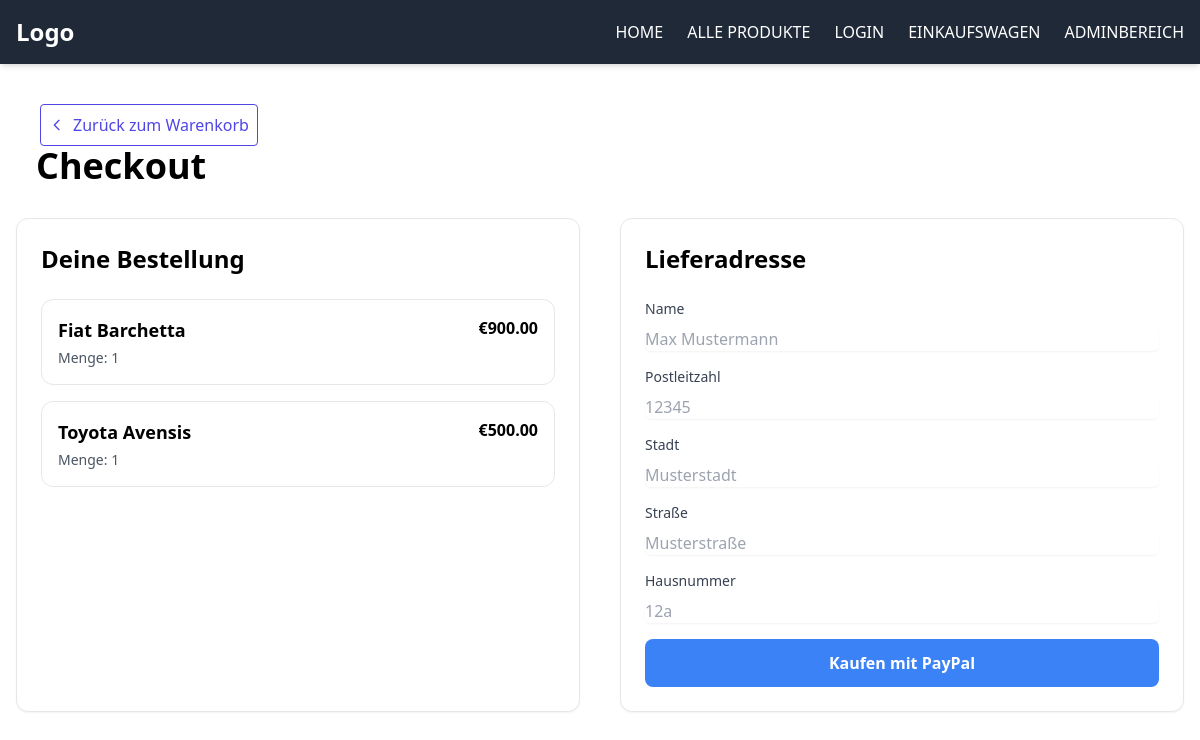
Page /checkout on the committed database.
### tables this page shows
CREATE TABLE products (
            id INTEGER PRIMARY KEY AUTOINCREMENT,
            name TEXT NOT NULL,
            description TEXT,
            price REAL NOT NULL,
            category_id INTEGER,
            FOREIGN KEY (category_id) REFERENCES categories (id));

### controller/views.py (the view)
@views.route('/checkout')
def checkout():
    order_id = session.get('cart_order_id')
    db = DatabaseManager(DB_NAME)
    try:
        order = None
        order_items = []
        if order_id:
            order = db.get_order_by_id(order_id)
        if not order:
            order = db.get_active_order(user_id=1)
            if order:
                session['cart_order_id'] = order.id
        if order and order.items:
            for item in order.items:
                product = db.get_product_by_id(item.product_id)
                if product:
                    item.unit_price = product.price
                    order_items.append({'item': item, 'product': product})
    finally:
        db.close()
    return render_template('checkout.html', order=order, order_items=order_items)

### model/database.py (called while the page is built)
    def close(self):
        self.conn.close()
        self.conn = None

    def get_product_by_id(self, product_id):
        cursor = self.conn.cursor()
        cursor.execute("SELECT * FROM products WHERE id = ?", (product_id,))
        row = cursor.fetchone()
        if row:
            return Product(
                id=row['id'],
                name=row['name'],
                description=row['description'],
                price=row['price'],
                category_id=row['category_id']
            )
        return None

    def get_order_items_by_order(self, order_id):
        cursor = self.conn.cursor()
        cursor.execute("SELECT * FROM order_items WHERE order_id = ?", (order_id,))
        rows = cursor.fetchall()
        return [OrderItem(row['id'], row['order_id'], row['product_id'], row['quantity'], 0) for row in rows]

    def get_active_order(self, user_id=1):
        cursor = self.conn.cursor()
        cursor.execute("SELECT * FROM orders WHERE user_id = ? AND status = 'offen' LIMIT 1", (user_id,))
        row = cursor.fetchone()
        if not row:
            return None
        order = Order(row['id'], row['user_id'], row['status'])
        items = self.get_order_items_by_order(row['id'])
        order.items = items
        return order

### templates/checkout.html
{% extends "base.html" %} {% block title %}Checkout{% endblock %} {% block
content %}
<a
  href="/cart"
  class="inline-flex items-center text-indigo-600 hover:text-indigo-700 rounded mt-10 mx-10 px-2 py-2 border border-indigo-600"
>
  <svg
    class="w-4 h-4 mr-2"
    fill="none"
    stroke="currentColor"
    viewBox="0 0 24 24"
  >
    <path
      stroke-linecap="round"
      stroke-linejoin="round"
      stroke-width="2"
      d="M15 19l-7-7 7-7"
    ></path>
  </svg>
  Zurück zum Warenkorb
</a>
<div class="max-w-7xl mx-auto px-4">
  <div class="flex items-left mb-8">
    <h1 class="text-4xl font-bold mx-5">Checkout</h1>
    <div class="w-24"></div>
  </div>
  <div class="grid grid-cols-1 lg:grid-cols-2 gap-10">
    <div class="bg-white border rounded-xl shadow-sm p-6">
      <h2 class="text-2xl font-semibold mb-6">Deine Bestellung</h2>
      <div class="space-y-4">
        {% if order_items and order_items|length > 0 %} {% for entry in
        order_items %}
        <div class="rounded-xl border border-gray-200 p-4">
          <div class="flex items-start justify-between gap-4">
            <div>
              <h3 class="text-lg font-semibold">{{ entry.product.name }}</h3>
              <p class="text-sm text-gray-600 mt-1">
                Menge: {{ entry.item.quantity }}
              </p>
            </div>
            <span class="font-semibold"
              >€{{ "%.2f"|format(entry.item.quantity * entry.product.price)
              }}</span
            >
          </div>
        </div>
        {% endfor %} {% else %}
        <div class="text-gray-600">Dein Warenkorb ist leer.</div>
        {% endif %}
      </div>
    </div>
    <div class="bg-white border rounded-xl shadow-sm p-6">
      <h2 class="text-2xl font-semibold mb-6">Lieferadresse</h2>
      <form action="/checkout/complete" method="post" class="space-y-4">
        <div>
          <label class="block text-sm font-medium text-gray-700 mb-2"
            >Name</label
          >
          <input
            type="text"
            name="name"
            class="w-full rounded-md border-gray-300 shadow-sm focus:border-indigo-500 focus:ring-indigo-500"
            placeholder="Max Mustermann"
            required
          />
        </div>
        <div>
          <label class="block text-sm font-medium text-gray-700 mb-2"
            >Postleitzahl</label
          >
          <input
            type="text"
            name="zipcode"
            class="w-full rounded-md border-gray-300 shadow-sm focus:border-indigo-500 focus:ring-indigo-500"
            placeholder="12345"
            required
          />
        </div>
        <div>
          <label class="block text-sm font-medium text-gray-700 mb-2"
            >Stadt</label
          >
          <input
            type="text"
            name="city"
            class="w-full rounded-md border-gray-300 shadow-sm focus:border-indigo-500 focus:ring-indigo-500"
            placeholder="Musterstadt"
            required
          />
        </div>
        <div>
          <label class="block text-sm font-medium text-gray-700 mb-2"
            >Straße</label
          >
          <input
            type="text"
            name="street"
            class="w-full rounded-md border-gray-300 shadow-sm focus:border-indigo-500 focus:ring-indigo-500"
            placeholder="Musterstraße"
            required
          />
        </div>
        <div>
          <label class="block text-sm font-medium text-gray-700 mb-2"
            >Hausnummer</label
          >
          <input
            type="text"
            name="house_number"
            class="w-full rounded-md border-gray-300 shadow-sm focus:border-indigo-500 focus:ring-indigo-500"
            placeholder="12a"
            required
          />
        </div>
        <button
          type="submit"
          class="w-full bg-blue-500 hover:bg-blue-600 text-white font-semibold py-3 rounded-lg transition"
        >
          Kaufen mit PayPal
        </button>
      </form>
    </div>
  </div>
</div>
{% endblock %}

### rows in the picture
products: product.name "Fiat Barchetta", entry.item.quantity*entry.product.price "900.00"
products: product.name "Toyota Avensis", entry.item.quantity*entry.product.price "500.00"

### other values in the picture
{{ entry.item.quantity }} "1" "1"
